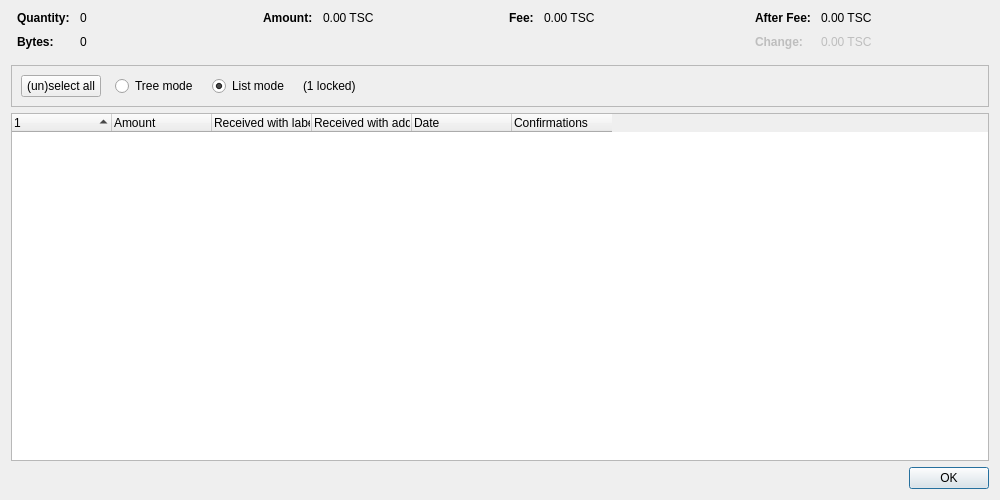
<?xml version="1.0" encoding="UTF-8"?>
<ui version="4.0">
 <class>CoinControlDialog</class>
 <widget class="QDialog" name="CoinControlDialog">
  <property name="geometry">
   <rect>
    <x>0</x>
    <y>0</y>
    <width>1000</width>
    <height>500</height>
   </rect>
  </property>
  <property name="windowTitle">
   <string>Coin Selection</string>
  </property>
  <layout class="QVBoxLayout" name="verticalLayout">
   <item>
    <layout class="QHBoxLayout" name="horizontalLayoutTop" stretch="0,0,0,0">
     <property name="topMargin">
      <number>0</number>
     </property>
     <property name="bottomMargin">
      <number>10</number>
     </property>
     <item>
      <layout class="QFormLayout" name="formLayoutCoinControl1">
       <property name="labelAlignment">
        <set>Qt::AlignLeft|Qt::AlignVCenter</set>
       </property>
       <property name="horizontalSpacing">
        <number>10</number>
       </property>
       <property name="verticalSpacing">
        <number>10</number>
       </property>
       <property name="leftMargin">
        <number>6</number>
       </property>
       <property name="rightMargin">
        <number>6</number>
       </property>
       <item row="0" column="0">
        <widget class="QLabel" name="labelCoinControlQuantityText">
         <property name="font">
          <font>
           <weight>75</weight>
           <bold>true</bold>
          </font>
         </property>
         <property name="text">
          <string>Quantity:</string>
         </property>
        </widget>
       </item>
       <item row="0" column="1">
        <widget class="QLabel" name="labelCoinControlQuantity">
         <property name="cursor">
          <cursorShape>IBeamCursor</cursorShape>
         </property>
         <property name="contextMenuPolicy">
          <enum>Qt::ActionsContextMenu</enum>
         </property>
         <property name="text">
          <string notr="true">0</string>
         </property>
         <property name="textInteractionFlags">
          <set>Qt::LinksAccessibleByMouse|Qt::TextSelectableByKeyboard|Qt::TextSelectableByMouse</set>
         </property>
        </widget>
       </item>
       <item row="1" column="0">
        <widget class="QLabel" name="labelCoinControlBytesText">
         <property name="font">
          <font>
           <weight>75</weight>
           <bold>true</bold>
          </font>
         </property>
         <property name="text">
          <string>Bytes:</string>
         </property>
        </widget>
       </item>
       <item row="1" column="1">
        <widget class="QLabel" name="labelCoinControlBytes">
         <property name="cursor">
          <cursorShape>IBeamCursor</cursorShape>
         </property>
         <property name="contextMenuPolicy">
          <enum>Qt::ActionsContextMenu</enum>
         </property>
         <property name="text">
          <string notr="true">0</string>
         </property>
         <property name="textInteractionFlags">
          <set>Qt::LinksAccessibleByMouse|Qt::TextSelectableByKeyboard|Qt::TextSelectableByMouse</set>
         </property>
        </widget>
       </item>
      </layout>
     </item>
     <item>
      <layout class="QFormLayout" name="formLayoutCoinControl2">
       <property name="horizontalSpacing">
        <number>10</number>
       </property>
       <property name="verticalSpacing">
        <number>10</number>
       </property>
       <property name="leftMargin">
        <number>6</number>
       </property>
       <property name="rightMargin">
        <number>6</number>
       </property>
       <item row="0" column="0">
        <widget class="QLabel" name="labelCoinControlAmountText">
         <property name="font">
          <font>
           <weight>75</weight>
           <bold>true</bold>
          </font>
         </property>
         <property name="text">
          <string>Amount:</string>
         </property>
        </widget>
       </item>
       <item row="0" column="1">
        <widget class="QLabel" name="labelCoinControlAmount">
         <property name="cursor">
          <cursorShape>IBeamCursor</cursorShape>
         </property>
         <property name="contextMenuPolicy">
          <enum>Qt::ActionsContextMenu</enum>
         </property>
         <property name="text">
          <string notr="true">0.00 TSC</string>
         </property>
         <property name="textInteractionFlags">
          <set>Qt::LinksAccessibleByMouse|Qt::TextSelectableByKeyboard|Qt::TextSelectableByMouse</set>
         </property>
        </widget>
       </item>
      </layout>
     </item>
     <item>
      <layout class="QFormLayout" name="formLayoutCoinControl3">
       <property name="horizontalSpacing">
        <number>10</number>
       </property>
       <property name="verticalSpacing">
        <number>10</number>
       </property>
       <property name="leftMargin">
        <number>6</number>
       </property>
       <property name="rightMargin">
        <number>6</number>
       </property>
       <item row="0" column="0">
        <widget class="QLabel" name="labelCoinControlFeeText">
         <property name="font">
          <font>
           <weight>75</weight>
           <bold>true</bold>
          </font>
         </property>
         <property name="text">
          <string>Fee:</string>
         </property>
        </widget>
       </item>
       <item row="0" column="1">
        <widget class="QLabel" name="labelCoinControlFee">
         <property name="cursor">
          <cursorShape>IBeamCursor</cursorShape>
         </property>
         <property name="contextMenuPolicy">
          <enum>Qt::ActionsContextMenu</enum>
         </property>
         <property name="text">
          <string notr="true">0.00 TSC</string>
         </property>
         <property name="textInteractionFlags">
          <set>Qt::LinksAccessibleByMouse|Qt::TextSelectableByKeyboard|Qt::TextSelectableByMouse</set>
         </property>
        </widget>
       </item>
      </layout>
     </item>
     <item>
      <layout class="QFormLayout" name="formLayoutCoinControl4">
       <property name="labelAlignment">
        <set>Qt::AlignLeft|Qt::AlignVCenter</set>
       </property>
       <property name="horizontalSpacing">
        <number>10</number>
       </property>
       <property name="verticalSpacing">
        <number>10</number>
       </property>
       <property name="leftMargin">
        <number>6</number>
       </property>
       <property name="rightMargin">
        <number>6</number>
       </property>
       <item row="0" column="0">
        <widget class="QLabel" name="labelCoinControlAfterFeeText">
         <property name="font">
          <font>
           <weight>75</weight>
           <bold>true</bold>
          </font>
         </property>
         <property name="text">
          <string>After Fee:</string>
         </property>
        </widget>
       </item>
       <item row="0" column="1">
        <widget class="QLabel" name="labelCoinControlAfterFee">
         <property name="cursor">
          <cursorShape>IBeamCursor</cursorShape>
         </property>
         <property name="contextMenuPolicy">
          <enum>Qt::ActionsContextMenu</enum>
         </property>
         <property name="text">
          <string notr="true">0.00 TSC</string>
         </property>
         <property name="textInteractionFlags">
          <set>Qt::LinksAccessibleByMouse|Qt::TextSelectableByKeyboard|Qt::TextSelectableByMouse</set>
         </property>
        </widget>
       </item>
       <item row="1" column="0">
        <widget class="QLabel" name="labelCoinControlChangeText">
         <property name="enabled">
          <bool>false</bool>
         </property>
         <property name="font">
          <font>
           <weight>75</weight>
           <bold>true</bold>
          </font>
         </property>
         <property name="text">
          <string>Change:</string>
         </property>
        </widget>
       </item>
       <item row="1" column="1">
        <widget class="QLabel" name="labelCoinControlChange">
         <property name="enabled">
          <bool>false</bool>
         </property>
         <property name="cursor">
          <cursorShape>IBeamCursor</cursorShape>
         </property>
         <property name="contextMenuPolicy">
          <enum>Qt::ActionsContextMenu</enum>
         </property>
         <property name="text">
          <string notr="true">0.00 TSC</string>
         </property>
         <property name="textInteractionFlags">
          <set>Qt::LinksAccessibleByMouse|Qt::TextSelectableByKeyboard|Qt::TextSelectableByMouse</set>
         </property>
        </widget>
       </item>
      </layout>
     </item>
    </layout>
   </item>
   <item>
    <widget class="QFrame" name="frame">
     <property name="minimumSize">
      <size>
       <width>0</width>
       <height>40</height>
      </size>
     </property>
     <property name="frameShape">
      <enum>QFrame::StyledPanel</enum>
     </property>
     <property name="frameShadow">
      <enum>QFrame::Sunken</enum>
     </property>
     <layout class="QHBoxLayout" name="horizontalLayout">
      <item>
       <layout class="QHBoxLayout" name="horizontalLayoutPanel" stretch="0,0,0,0,0">
        <property name="spacing">
         <number>14</number>
        </property>
        <item>
         <widget class="QPushButton" name="pushButtonSelectAll">
          <property name="sizePolicy">
           <sizepolicy hsizetype="Maximum" vsizetype="Fixed">
            <horstretch>0</horstretch>
            <verstretch>0</verstretch>
           </sizepolicy>
          </property>
          <property name="text">
           <string>(un)select all</string>
          </property>
          <property name="autoDefault">
           <bool>false</bool>
          </property>
         </widget>
        </item>
        <item>
         <widget class="QRadioButton" name="radioTreeMode">
          <property name="sizePolicy">
           <sizepolicy hsizetype="Maximum" vsizetype="Fixed">
            <horstretch>0</horstretch>
            <verstretch>0</verstretch>
           </sizepolicy>
          </property>
          <property name="text">
           <string>Tree mode</string>
          </property>
         </widget>
        </item>
        <item>
         <widget class="QRadioButton" name="radioListMode">
          <property name="sizePolicy">
           <sizepolicy hsizetype="Maximum" vsizetype="Fixed">
            <horstretch>0</horstretch>
            <verstretch>0</verstretch>
           </sizepolicy>
          </property>
          <property name="text">
           <string>List mode</string>
          </property>
          <property name="checked">
           <bool>true</bool>
          </property>
         </widget>
        </item>
        <item>
         <widget class="QLabel" name="labelLocked">
          <property name="text">
           <string notr="true">(1 locked)</string>
          </property>
         </widget>
        </item>
        <item>
         <spacer name="horizontalSpacer">
          <property name="orientation">
           <enum>Qt::Horizontal</enum>
          </property>
          <property name="sizeHint" stdset="0">
           <size>
            <width>40</width>
            <height>20</height>
           </size>
          </property>
         </spacer>
        </item>
       </layout>
      </item>
     </layout>
    </widget>
   </item>
   <item>
    <widget class="CoinControlTreeWidget" name="treeWidget">
     <property name="contextMenuPolicy">
      <enum>Qt::CustomContextMenu</enum>
     </property>
     <property name="sortingEnabled">
      <bool>false</bool>
     </property>
     <property name="columnCount">
      <number>6</number>
     </property>
     <attribute name="headerShowSortIndicator" stdset="0">
      <bool>true</bool>
     </attribute>
     <attribute name="headerStretchLastSection">
      <bool>false</bool>
     </attribute>
     <column>
      <property name="text">
       <string/>
      </property>
     </column>
     <column>
      <property name="text">
       <string>Amount</string>
      </property>
     </column>
     <column>
      <property name="text">
       <string>Received with label</string>
      </property>
     </column>
     <column>
      <property name="text">
       <string>Received with address</string>
      </property>
     </column>
     <column>
      <property name="text">
       <string>Date</string>
      </property>
     </column>
     <column>
      <property name="text">
       <string>Confirmations</string>
      </property>
      <property name="toolTip">
       <string>Confirmed</string>
      </property>
     </column>
     <column>
      <property name="text">
       <string/>
      </property>
     </column>
     <column>
      <property name="text">
       <string/>
      </property>
     </column>
     <column>
      <property name="text">
       <string/>
      </property>
     </column>
     <column>
      <property name="text">
       <string/>
      </property>
     </column>
    </widget>
   </item>
   <item>
    <widget class="QDialogButtonBox" name="buttonBox">
     <property name="orientation">
      <enum>Qt::Horizontal</enum>
     </property>
     <property name="standardButtons">
      <set>QDialogButtonBox::Ok</set>
     </property>
    </widget>
   </item>
  </layout>
 </widget>
 <customwidgets>
  <customwidget>
   <class>CoinControlTreeWidget</class>
   <extends>QTreeWidget</extends>
   <header>qt/coincontroltreewidget.h</header>
  </customwidget>
 </customwidgets>
 <resources/>
 <connections/>
</ui>
